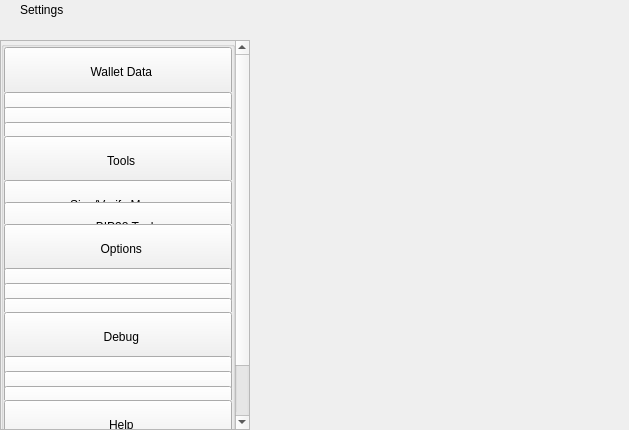
<?xml version="1.0" encoding="UTF-8"?>
<ui version="4.0">
 <class>SettingsWidget</class>
 <widget class="QWidget" name="SettingsWidget">
  <property name="geometry">
   <rect>
    <x>0</x>
    <y>0</y>
    <width>629</width>
    <height>430</height>
   </rect>
  </property>
  <property name="windowTitle">
   <string>Form</string>
  </property>
  <layout class="QHBoxLayout" name="horizontalLayout" stretch="1,2">
   <property name="spacing">
    <number>0</number>
   </property>
   <property name="leftMargin">
    <number>0</number>
   </property>
   <property name="topMargin">
    <number>0</number>
   </property>
   <property name="rightMargin">
    <number>0</number>
   </property>
   <property name="bottomMargin">
    <number>0</number>
   </property>
   <item>
    <widget class="QWidget" name="left" native="true">
     <property name="minimumSize">
      <size>
       <width>250</width>
       <height>0</height>
      </size>
     </property>
     <layout class="QVBoxLayout" name="verticalLayout">
      <property name="leftMargin">
       <number>0</number>
      </property>
      <property name="topMargin">
       <number>0</number>
      </property>
      <property name="rightMargin">
       <number>0</number>
      </property>
      <property name="bottomMargin">
       <number>0</number>
      </property>
      <item>
       <layout class="QVBoxLayout" name="verticalLayout_1">
        <property name="spacing">
         <number>0</number>
        </property>
        <item>
         <widget class="QWidget" name="titleMenuList" native="true">
          <property name="maximumSize">
           <size>
            <width>16777215</width>
            <height>30</height>
           </size>
          </property>
          <layout class="QHBoxLayout" name="horizontalLayout_1">
           <property name="spacing">
            <number>0</number>
           </property>
           <property name="leftMargin">
            <number>20</number>
           </property>
           <property name="topMargin">
            <number>0</number>
           </property>
           <property name="rightMargin">
            <number>20</number>
           </property>
           <property name="bottomMargin">
            <number>0</number>
           </property>
           <item>
            <widget class="QLabel" name="labelTitle">
             <property name="text">
              <string>Settings</string>
             </property>
            </widget>
           </item>
           <item>
            <spacer name="horizontalSpacer">
             <property name="orientation">
              <enum>Qt::Horizontal</enum>
             </property>
             <property name="sizeHint" stdset="0">
              <size>
               <width>40</width>
               <height>20</height>
              </size>
             </property>
            </spacer>
           </item>
          </layout>
         </widget>
        </item>
        <item>
         <spacer name="verticalSpacer_2">
          <property name="orientation">
           <enum>Qt::Vertical</enum>
          </property>
          <property name="sizeType">
           <enum>QSizePolicy::Fixed</enum>
          </property>
          <property name="sizeHint" stdset="0">
           <size>
            <width>20</width>
            <height>20</height>
           </size>
          </property>
         </spacer>
        </item>
        <item>
         <layout class="QVBoxLayout" name="verticalLayout_2">
          <item>
           <widget class="QScrollArea" name="scrollArea">
            <property name="sizePolicy">
             <sizepolicy hsizetype="Expanding" vsizetype="MinimumExpanding">
              <horstretch>0</horstretch>
              <verstretch>0</verstretch>
             </sizepolicy>
            </property>
            <property name="styleSheet">
             <string notr="true"/>
            </property>
            <property name="horizontalScrollBarPolicy">
             <enum>Qt::ScrollBarAlwaysOff</enum>
            </property>
            <property name="sizeAdjustPolicy">
             <enum>QAbstractScrollArea::AdjustIgnored</enum>
            </property>
            <property name="widgetResizable">
             <bool>true</bool>
            </property>
            <property name="alignment">
             <set>Qt::AlignLeading|Qt::AlignLeft|Qt::AlignTop</set>
            </property>
            <widget class="QWidget" name="scrollAreaWidgetContents">
             <property name="geometry">
              <rect>
               <x>0</x>
               <y>-68</y>
               <width>230</width>
               <height>452</height>
              </rect>
             </property>
             <property name="sizePolicy">
              <sizepolicy hsizetype="Preferred" vsizetype="MinimumExpanding">
               <horstretch>0</horstretch>
               <verstretch>0</verstretch>
              </sizepolicy>
             </property>
             <property name="maximumSize">
              <size>
               <width>16777215</width>
               <height>650</height>
              </size>
             </property>
             <property name="autoFillBackground">
              <bool>true</bool>
             </property>
             <layout class="QVBoxLayout" name="verticalLayout_3">
              <property name="spacing">
               <number>0</number>
              </property>
              <property name="sizeConstraint">
               <enum>QLayout::SetDefaultConstraint</enum>
              </property>
              <property name="leftMargin">
               <number>0</number>
              </property>
              <property name="topMargin">
               <number>0</number>
              </property>
              <property name="rightMargin">
               <number>0</number>
              </property>
              <property name="bottomMargin">
               <number>0</number>
              </property>
              <item>
               <layout class="QVBoxLayout" name="verticalLayout_4">
                <property name="spacing">
                 <number>0</number>
                </property>
                <item alignment="Qt::AlignTop">
                 <widget class="QGroupBox" name="groupBox">
                  <property name="sizePolicy">
                   <sizepolicy hsizetype="Preferred" vsizetype="MinimumExpanding">
                    <horstretch>0</horstretch>
                    <verstretch>0</verstretch>
                   </sizepolicy>
                  </property>
                  <property name="maximumSize">
                   <size>
                    <width>16777215</width>
                    <height>450</height>
                   </size>
                  </property>
                  <property name="title">
                   <string/>
                  </property>
                  <layout class="QVBoxLayout" name="verticalLayout_5">
                   <property name="spacing">
                    <number>0</number>
                   </property>
                   <property name="leftMargin">
                    <number>0</number>
                   </property>
                   <property name="topMargin">
                    <number>0</number>
                   </property>
                   <property name="rightMargin">
                    <number>0</number>
                   </property>
                   <property name="bottomMargin">
                    <number>0</number>
                   </property>
                   <item>
                    <widget class="QWidget" name="menuFileContainer" native="true">
                     <property name="maximumSize">
                      <size>
                       <width>16777215</width>
                       <height>160</height>
                      </size>
                     </property>
                     <layout class="QHBoxLayout" name="horizontalLayout_2">
                      <property name="spacing">
                       <number>0</number>
                      </property>
                      <property name="leftMargin">
                       <number>0</number>
                      </property>
                      <property name="topMargin">
                       <number>0</number>
                      </property>
                      <property name="rightMargin">
                       <number>0</number>
                      </property>
                      <property name="bottomMargin">
                       <number>0</number>
                      </property>
                      <item alignment="Qt::AlignTop">
                       <widget class="QPushButton" name="pushButtonFile">
                        <property name="minimumSize">
                         <size>
                          <width>0</width>
                          <height>50</height>
                         </size>
                        </property>
                        <property name="maximumSize">
                         <size>
                          <width>16777215</width>
                          <height>50</height>
                         </size>
                        </property>
                        <property name="focusPolicy">
                         <enum>Qt::NoFocus</enum>
                        </property>
                        <property name="text">
                         <string>  Wallet Data</string>
                        </property>
                        <property name="checkable">
                         <bool>true</bool>
                        </property>
                        <property name="autoExclusive">
                         <bool>false</bool>
                        </property>
                       </widget>
                      </item>
                     </layout>
                    </widget>
                   </item>
                   <item>
                    <widget class="QWidget" name="fileButtonsWidget" native="true">
                     <property name="maximumSize">
                      <size>
                       <width>16777215</width>
                       <height>165</height>
                      </size>
                     </property>
                     <layout class="QVBoxLayout" name="verticalLayout_6">
                      <property name="spacing">
                       <number>0</number>
                      </property>
                      <property name="leftMargin">
                       <number>0</number>
                      </property>
                      <property name="topMargin">
                       <number>0</number>
                      </property>
                      <property name="rightMargin">
                       <number>0</number>
                      </property>
                      <property name="bottomMargin">
                       <number>0</number>
                      </property>
                      <item>
                       <widget class="QPushButton" name="pushButtonFile2">
                        <property name="minimumSize">
                         <size>
                          <width>0</width>
                          <height>50</height>
                         </size>
                        </property>
                        <property name="maximumSize">
                         <size>
                          <width>16777215</width>
                          <height>50</height>
                         </size>
                        </property>
                        <property name="focusPolicy">
                         <enum>Qt::NoFocus</enum>
                        </property>
                        <property name="text">
                         <string>    Wallet</string>
                        </property>
                        <property name="checkable">
                         <bool>true</bool>
                        </property>
                        <property name="autoExclusive">
                         <bool>false</bool>
                        </property>
                       </widget>
                      </item>
                      <item>
                       <widget class="QPushButton" name="pushButtonFile3">
                        <property name="minimumSize">
                         <size>
                          <width>0</width>
                          <height>50</height>
                         </size>
                        </property>
                        <property name="maximumSize">
                         <size>
                          <width>16777215</width>
                          <height>50</height>
                         </size>
                        </property>
                        <property name="focusPolicy">
                         <enum>Qt::NoFocus</enum>
                        </property>
                        <property name="text">
                         <string>    Multisend</string>
                        </property>
                        <property name="checkable">
                         <bool>true</bool>
                        </property>
                        <property name="autoExclusive">
                         <bool>false</bool>
                        </property>
                       </widget>
                      </item>
                      <item>
                       <widget class="QPushButton" name="pushButtonExportCsv">
                        <property name="minimumSize">
                         <size>
                          <width>0</width>
                          <height>50</height>
                         </size>
                        </property>
                        <property name="maximumSize">
                         <size>
                          <width>16777215</width>
                          <height>50</height>
                         </size>
                        </property>
                        <property name="focusPolicy">
                         <enum>Qt::NoFocus</enum>
                        </property>
                        <property name="text">
                         <string>    Export Accounting</string>
                        </property>
                        <property name="checkable">
                         <bool>true</bool>
                        </property>
                        <property name="autoExclusive">
                         <bool>false</bool>
                        </property>
                       </widget>
                      </item>
                     </layout>
                    </widget>
                   </item>
                   <item>
                    <widget class="QWidget" name="menuToolsContainer" native="true">
                     <property name="maximumSize">
                      <size>
                       <width>16777215</width>
                       <height>160</height>
                      </size>
                     </property>
                     <layout class="QHBoxLayout" name="horizontalLayout_3">
                      <property name="spacing">
                       <number>0</number>
                      </property>
                      <property name="leftMargin">
                       <number>0</number>
                      </property>
                      <property name="topMargin">
                       <number>0</number>
                      </property>
                      <property name="rightMargin">
                       <number>0</number>
                      </property>
                      <property name="bottomMargin">
                       <number>0</number>
                      </property>
                      <item alignment="Qt::AlignTop">
                       <widget class="QPushButton" name="pushButtonConfiguration">
                        <property name="minimumSize">
                         <size>
                          <width>0</width>
                          <height>50</height>
                         </size>
                        </property>
                        <property name="maximumSize">
                         <size>
                          <width>16777215</width>
                          <height>50</height>
                         </size>
                        </property>
                        <property name="focusPolicy">
                         <enum>Qt::NoFocus</enum>
                        </property>
                        <property name="text">
                         <string>  Tools</string>
                        </property>
                        <property name="checkable">
                         <bool>true</bool>
                        </property>
                        <property name="autoExclusive">
                         <bool>false</bool>
                        </property>
                       </widget>
                      </item>
                     </layout>
                    </widget>
                   </item>
                   <item>
                    <widget class="QWidget" name="configurationButtonsWidget" native="true">
                     <property name="maximumSize">
                      <size>
                       <width>16777215</width>
                       <height>105</height>
                      </size>
                     </property>
                     <layout class="QVBoxLayout" name="verticalLayout_7">
                      <property name="spacing">
                       <number>0</number>
                      </property>
                      <property name="leftMargin">
                       <number>0</number>
                      </property>
                      <property name="topMargin">
                       <number>0</number>
                      </property>
                      <property name="rightMargin">
                       <number>0</number>
                      </property>
                      <property name="bottomMargin">
                       <number>0</number>
                      </property>
                      <item>
                       <widget class="QPushButton" name="pushButtonConfiguration4">
                        <property name="minimumSize">
                         <size>
                          <width>0</width>
                          <height>50</height>
                         </size>
                        </property>
                        <property name="maximumSize">
                         <size>
                          <width>16777215</width>
                          <height>50</height>
                         </size>
                        </property>
                        <property name="focusPolicy">
                         <enum>Qt::NoFocus</enum>
                        </property>
                        <property name="text">
                         <string>    Sign/Verify Message</string>
                        </property>
                        <property name="checkable">
                         <bool>true</bool>
                        </property>
                        <property name="autoExclusive">
                         <bool>false</bool>
                        </property>
                       </widget>
                      </item>
                      <item>
                       <widget class="QPushButton" name="pushButtonConfiguration3">
                        <property name="minimumSize">
                         <size>
                          <width>0</width>
                          <height>50</height>
                         </size>
                        </property>
                        <property name="maximumSize">
                         <size>
                          <width>16777215</width>
                          <height>50</height>
                         </size>
                        </property>
                        <property name="focusPolicy">
                         <enum>Qt::NoFocus</enum>
                        </property>
                        <property name="text">
                         <string>    BIP38 Tool</string>
                        </property>
                        <property name="checkable">
                         <bool>true</bool>
                        </property>
                        <property name="autoExclusive">
                         <bool>false</bool>
                        </property>
                       </widget>
                      </item>
                     </layout>
                    </widget>
                   </item>
                   <item>
                    <layout class="QHBoxLayout" name="horizontalLayout_4">
                     <property name="spacing">
                      <number>0</number>
                     </property>
                     <property name="leftMargin">
                      <number>0</number>
                     </property>
                     <property name="rightMargin">
                      <number>0</number>
                     </property>
                     <item alignment="Qt::AlignTop">
                      <widget class="QPushButton" name="pushButtonOptions">
                       <property name="minimumSize">
                        <size>
                         <width>0</width>
                         <height>50</height>
                        </size>
                       </property>
                       <property name="maximumSize">
                        <size>
                         <width>16777215</width>
                         <height>50</height>
                        </size>
                       </property>
                       <property name="focusPolicy">
                        <enum>Qt::NoFocus</enum>
                       </property>
                       <property name="text">
                        <string>  Options</string>
                       </property>
                       <property name="checkable">
                        <bool>true</bool>
                       </property>
                       <property name="autoExclusive">
                        <bool>false</bool>
                       </property>
                      </widget>
                     </item>
                    </layout>
                   </item>
                   <item>
                    <widget class="QWidget" name="optionsButtonsWidget" native="true">
                     <property name="maximumSize">
                      <size>
                       <width>16777215</width>
                       <height>160</height>
                      </size>
                     </property>
                     <layout class="QVBoxLayout" name="verticalLayout_8">
                      <property name="spacing">
                       <number>0</number>
                      </property>
                      <property name="leftMargin">
                       <number>0</number>
                      </property>
                      <property name="topMargin">
                       <number>0</number>
                      </property>
                      <property name="rightMargin">
                       <number>0</number>
                      </property>
                      <property name="bottomMargin">
                       <number>0</number>
                      </property>
                      <item>
                       <widget class="QPushButton" name="pushButtonOptions1">
                        <property name="minimumSize">
                         <size>
                          <width>0</width>
                          <height>50</height>
                         </size>
                        </property>
                        <property name="maximumSize">
                         <size>
                          <width>16777215</width>
                          <height>50</height>
                         </size>
                        </property>
                        <property name="focusPolicy">
                         <enum>Qt::NoFocus</enum>
                        </property>
                        <property name="text">
                         <string>    Main</string>
                        </property>
                        <property name="checkable">
                         <bool>true</bool>
                        </property>
                        <property name="checked">
                         <bool>false</bool>
                        </property>
                        <property name="autoExclusive">
                         <bool>false</bool>
                        </property>
                       </widget>
                      </item>
                      <item>
                       <widget class="QPushButton" name="pushButtonOptions2">
                        <property name="minimumSize">
                         <size>
                          <width>0</width>
                          <height>50</height>
                         </size>
                        </property>
                        <property name="maximumSize">
                         <size>
                          <width>16777215</width>
                          <height>50</height>
                         </size>
                        </property>
                        <property name="focusPolicy">
                         <enum>Qt::NoFocus</enum>
                        </property>
                        <property name="text">
                         <string>    Wallet</string>
                        </property>
                        <property name="checkable">
                         <bool>true</bool>
                        </property>
                        <property name="autoExclusive">
                         <bool>false</bool>
                        </property>
                       </widget>
                      </item>
                      <item>
                       <widget class="QPushButton" name="pushButtonOptions5">
                        <property name="minimumSize">
                         <size>
                          <width>0</width>
                          <height>50</height>
                         </size>
                        </property>
                        <property name="maximumSize">
                         <size>
                          <width>16777215</width>
                          <height>50</height>
                         </size>
                        </property>
                        <property name="focusPolicy">
                         <enum>Qt::NoFocus</enum>
                        </property>
                        <property name="text">
                         <string>    Display</string>
                        </property>
                        <property name="checkable">
                         <bool>true</bool>
                        </property>
                        <property name="autoExclusive">
                         <bool>false</bool>
                        </property>
                       </widget>
                      </item>
                     </layout>
                    </widget>
                   </item>
                   <item>
                    <layout class="QHBoxLayout" name="horizontalTools">
                     <property name="spacing">
                      <number>0</number>
                     </property>
                     <property name="leftMargin">
                      <number>0</number>
                     </property>
                     <property name="rightMargin">
                      <number>0</number>
                     </property>
                     <item alignment="Qt::AlignTop">
                      <widget class="QPushButton" name="pushButtonTools">
                       <property name="minimumSize">
                        <size>
                         <width>0</width>
                         <height>50</height>
                        </size>
                       </property>
                       <property name="maximumSize">
                        <size>
                         <width>16777215</width>
                         <height>50</height>
                        </size>
                       </property>
                       <property name="focusPolicy">
                        <enum>Qt::NoFocus</enum>
                       </property>
                       <property name="text">
                        <string>  Debug</string>
                       </property>
                       <property name="checkable">
                        <bool>true</bool>
                       </property>
                       <property name="autoExclusive">
                        <bool>false</bool>
                       </property>
                      </widget>
                     </item>
                    </layout>
                   </item>
                   <item>
                    <widget class="QWidget" name="toolsButtonsWidget" native="true">
                     <property name="maximumSize">
                      <size>
                       <width>16777215</width>
                       <height>160</height>
                      </size>
                     </property>
                     <layout class="QVBoxLayout" name="verticalTools_11">
                      <property name="spacing">
                       <number>0</number>
                      </property>
                      <property name="leftMargin">
                       <number>0</number>
                      </property>
                      <property name="topMargin">
                       <number>0</number>
                      </property>
                      <property name="rightMargin">
                       <number>0</number>
                      </property>
                      <property name="bottomMargin">
                       <number>0</number>
                      </property>
                      <item>
                       <widget class="QPushButton" name="pushButtonTools1">
                        <property name="minimumSize">
                         <size>
                          <width>0</width>
                          <height>50</height>
                         </size>
                        </property>
                        <property name="maximumSize">
                         <size>
                          <width>16777215</width>
                          <height>50</height>
                         </size>
                        </property>
                        <property name="focusPolicy">
                         <enum>Qt::NoFocus</enum>
                        </property>
                        <property name="text">
                         <string>    Information</string>
                        </property>
                        <property name="checkable">
                         <bool>true</bool>
                        </property>
                        <property name="checked">
                         <bool>false</bool>
                        </property>
                        <property name="autoExclusive">
                         <bool>false</bool>
                        </property>
                       </widget>
                      </item>
                      <item>
                       <widget class="QPushButton" name="pushButtonTools2">
                        <property name="minimumSize">
                         <size>
                          <width>0</width>
                          <height>50</height>
                         </size>
                        </property>
                        <property name="maximumSize">
                         <size>
                          <width>16777215</width>
                          <height>50</height>
                         </size>
                        </property>
                        <property name="focusPolicy">
                         <enum>Qt::NoFocus</enum>
                        </property>
                        <property name="text">
                         <string>    Console</string>
                        </property>
                        <property name="checkable">
                         <bool>true</bool>
                        </property>
                        <property name="autoExclusive">
                         <bool>false</bool>
                        </property>
                       </widget>
                      </item>
                      <item>
                       <widget class="QPushButton" name="pushButtonTools5">
                        <property name="minimumSize">
                         <size>
                          <width>0</width>
                          <height>50</height>
                         </size>
                        </property>
                        <property name="maximumSize">
                         <size>
                          <width>16777215</width>
                          <height>50</height>
                         </size>
                        </property>
                        <property name="focusPolicy">
                         <enum>Qt::NoFocus</enum>
                        </property>
                        <property name="text">
                         <string>    Wallet Repair</string>
                        </property>
                        <property name="checkable">
                         <bool>true</bool>
                        </property>
                        <property name="autoExclusive">
                         <bool>false</bool>
                        </property>
                       </widget>
                      </item>
                     </layout>
                    </widget>
                   </item>
                   <item>
                    <layout class="QHBoxLayout" name="horizontalHelp">
                     <property name="spacing">
                      <number>0</number>
                     </property>
                     <property name="leftMargin">
                      <number>0</number>
                     </property>
                     <property name="rightMargin">
                      <number>0</number>
                     </property>
                     <item alignment="Qt::AlignTop">
                      <widget class="QPushButton" name="pushButtonHelp">
                       <property name="minimumSize">
                        <size>
                         <width>0</width>
                         <height>50</height>
                        </size>
                       </property>
                       <property name="maximumSize">
                        <size>
                         <width>16777215</width>
                         <height>50</height>
                        </size>
                       </property>
                       <property name="focusPolicy">
                        <enum>Qt::NoFocus</enum>
                       </property>
                       <property name="text">
                        <string>  Help</string>
                       </property>
                       <property name="checkable">
                        <bool>true</bool>
                       </property>
                       <property name="autoExclusive">
                        <bool>false</bool>
                       </property>
                      </widget>
                     </item>
                    </layout>
                   </item>
                   <item>
                    <widget class="QWidget" name="helpButtonsWidget" native="true">
                     <property name="maximumSize">
                      <size>
                       <width>16777215</width>
                       <height>100</height>
                      </size>
                     </property>
                     <layout class="QVBoxLayout" name="verticalHelp">
                      <property name="spacing">
                       <number>0</number>
                      </property>
                      <property name="leftMargin">
                       <number>0</number>
                      </property>
                      <property name="topMargin">
                       <number>0</number>
                      </property>
                      <property name="rightMargin">
                       <number>0</number>
                      </property>
                      <property name="bottomMargin">
                       <number>0</number>
                      </property>
                      <item>
                       <widget class="QPushButton" name="pushButtonHelp1">
                        <property name="minimumSize">
                         <size>
                          <width>0</width>
                          <height>50</height>
                         </size>
                        </property>
                        <property name="maximumSize">
                         <size>
                          <width>16777215</width>
                          <height>50</height>
                         </size>
                        </property>
                        <property name="focusPolicy">
                         <enum>Qt::NoFocus</enum>
                        </property>
                        <property name="text">
                         <string>    FAQ</string>
                        </property>
                        <property name="checkable">
                         <bool>false</bool>
                        </property>
                        <property name="checked">
                         <bool>false</bool>
                        </property>
                        <property name="autoExclusive">
                         <bool>false</bool>
                        </property>
                       </widget>
                      </item>
                      <item>
                       <widget class="QPushButton" name="pushButtonHelp2">
                        <property name="minimumSize">
                         <size>
                          <width>0</width>
                          <height>50</height>
                         </size>
                        </property>
                        <property name="maximumSize">
                         <size>
                          <width>16777215</width>
                          <height>50</height>
                         </size>
                        </property>
                        <property name="focusPolicy">
                         <enum>Qt::NoFocus</enum>
                        </property>
                        <property name="text">
                         <string>    About QIV</string>
                        </property>
                        <property name="checkable">
                         <bool>false</bool>
                        </property>
                        <property name="autoExclusive">
                         <bool>false</bool>
                        </property>
                       </widget>
                      </item>
                     </layout>
                    </widget>
                   </item>
                  </layout>
                 </widget>
                </item>
               </layout>
              </item>
             </layout>
            </widget>
           </widget>
          </item>
         </layout>
        </item>
       </layout>
      </item>
     </layout>
    </widget>
   </item>
   <item>
    <widget class="QWidget" name="right" native="true">
     <layout class="QVBoxLayout" name="verticalLayout_9">
      <property name="leftMargin">
       <number>0</number>
      </property>
      <property name="topMargin">
       <number>0</number>
      </property>
      <property name="rightMargin">
       <number>0</number>
      </property>
      <property name="bottomMargin">
       <number>0</number>
      </property>
      <item>
       <layout class="QVBoxLayout" name="verticalLayout_10">
        <property name="spacing">
         <number>6</number>
        </property>
        <item>
         <layout class="QVBoxLayout" name="verticalLayout_11">
          <item>
           <widget class="QStackedWidget" name="stackedWidgetContainer"/>
          </item>
         </layout>
        </item>
       </layout>
      </item>
     </layout>
    </widget>
   </item>
  </layout>
 </widget>
 <resources/>
 <connections/>
</ui>
